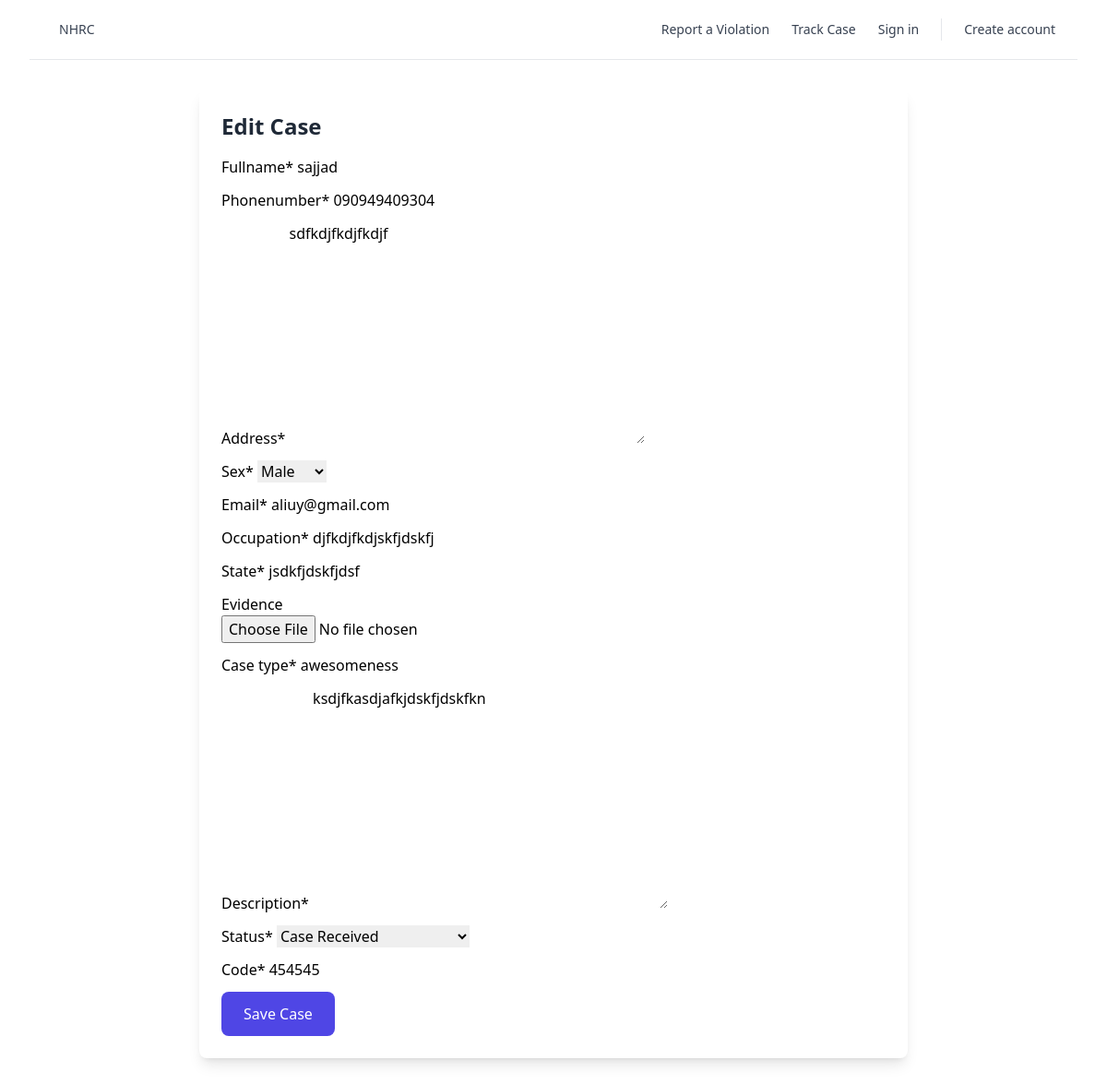
Page /cases/2/edit/ on the committed database.
### cases/models.py (models this page shows, shortened)
class Case(models.Model):
    SEX = (
        ('M', 'Male'),
        ('F', 'Female'),
    )
    fullname = models.CharField(max_length=255)
    phonenumber = models.CharField(max_length=20)
    address = models.TextField()
    sex = models.CharField(max_length=10, choices=SEX)
    email = models.EmailField()
    occupation = models.CharField(max_length=100)
    state = models.CharField(max_length=100)
    evidence = models.FileField(upload_to='evidence/', blank=True, null=True)
    case_type = models.CharField(max_length=100)
    description = models.TextField()
    status = models.CharField(max_length=50, choices=[('Received', 'Case Received'), ('Review', 'Initial Review Completed'), ('Investigation', 'Investigation In Progress'), ('Resolution', 'Resolution')], default='Received')
    code = models.CharField(max_length=20, unique=True)
    case_received_date = models.DateField(null=True, blank=True)
    initial_review_date = models.DateField(null=True, blank=True)
    investigation_start_date = models.DateField(null=True, blank=True)
    resolution_date = models.DateField(null=True, blank=True)

### cases/views.py (the view)
# urls.py: path('<int:pk>/edit/', CaseUpdateView.as_view(), name='edit_case'),
class CaseUpdateView(UpdateView, LoginRequiredMixin):
    model = Case
    form_class = CaseEditForm
    template_name = 'cases/case_form.html'
    success_url = reverse_lazy('cases:cases_list')

### cases/forms.py
class CaseEditForm(forms.ModelForm):
    class Meta:
        model = Case
        fields = [
            'fullname', 'phonenumber', 'address', 'sex', 'email',
            'occupation', 'state', 'evidence', 'case_type',
            'description', 'status', 'code'
        ]

### cases/templates/cases/case_form.html (shortened to what this page needs)
{% extends '_base.html' %}
{% load crispy_forms_tags %}
{% block content %}
<main class="container mx-auto py-8 max-w-3xl">
    <div class="bg-white rounded-lg shadow-lg p-6">
        <h2 class="text-2xl font-bold mb-4 text-gray-800">
            {% if view.action == 'Add' %} Add Case {% else %} Edit Case {% endif %}
        </h2>
        <form method="post" enctype="multipart/form-data">
            {% csrf_token %} {{ form|crispy }}
            <button
                type="submit"
                class="bg-indigo-600 text-white px-6 py-3 rounded-lg hover:bg-indigo-700"
            >
                Save Case
            </button>
        </form>
    </div>
</main>
{% endblock %}

### rows in the picture
Case: fullname "sajjad", phonenumber "090949409304", address "sdfkdjfkdjfkdjf", sex "Male", email "aliuy@gmail.com", occupation "djfkdjfkdjskfjdskfj", state "jsdkfjdskfjdsf", case_type "awesomeness", description "ksdjfkasdjafkjdskfjdskfkn", status "Case Received", code "454545"
